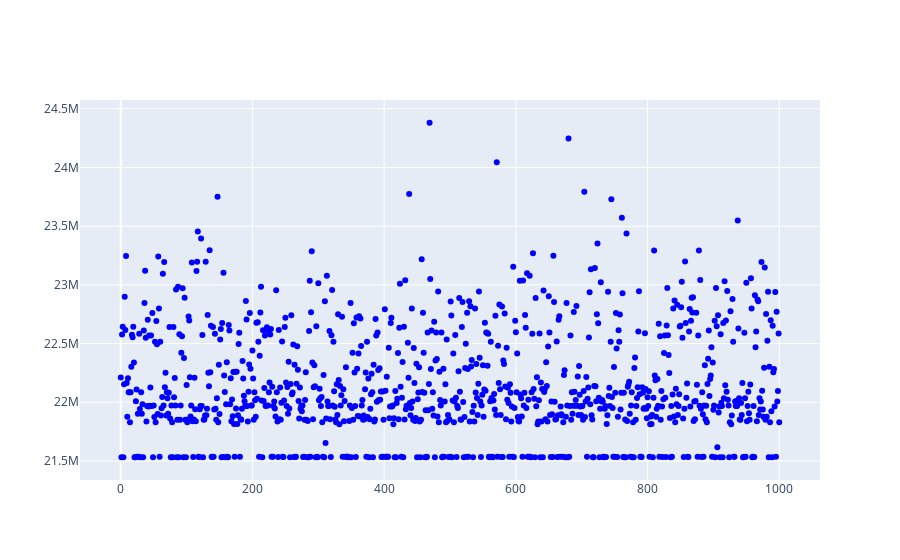

Source (notebook cell):
### Code cell
fig = go.Figure()
fig.add_traces(
    go.Scatter(
        x=list(inertia_dict.keys()),
        y=list(inertia_dict.values()),
        mode="markers",
        marker={
            "color":"blue"
        }
    )
)
fig.show()

### Figure 1 — Plotly figure (JSON) as saved in the notebook; plotly's stock layout.template omitted (floating-point values rounded to 4 significant figures; data arrays with more than 128 entries replaced by an {"elided": "..."} marker saying what was removed)
{"data": [{"marker": {"color": "blue"}, "mode": "markers", "type": "scatter", "x": {"elided": "1001 int values"}, "y": {"elided": "1001 float values"}}], "layout": {}}
